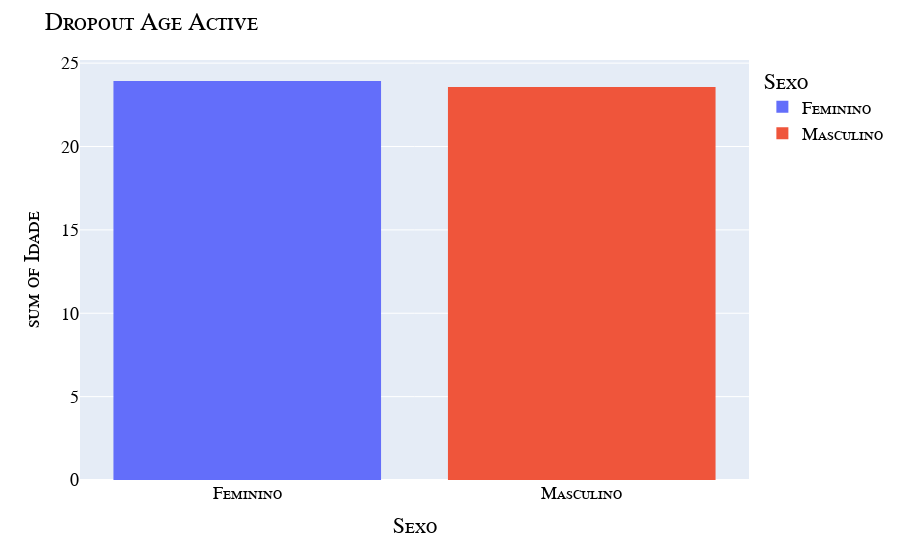
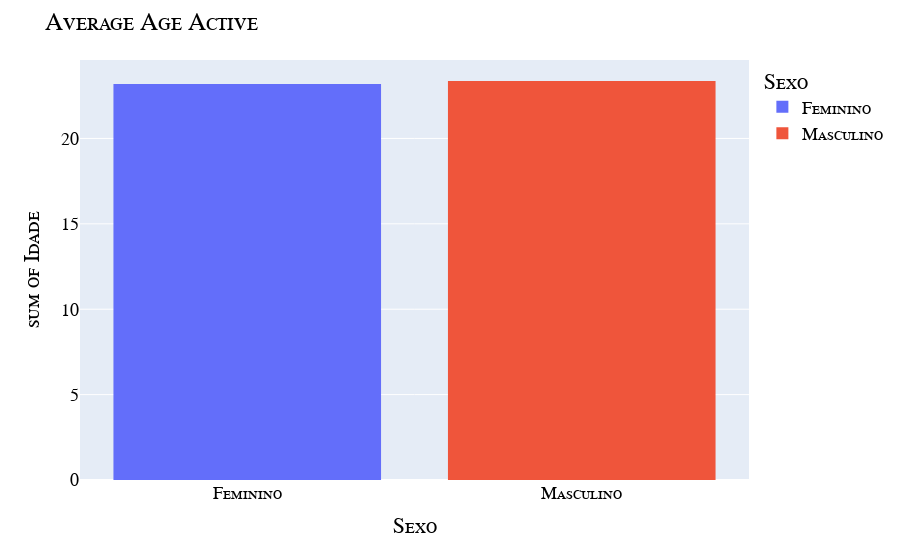

The notebook cell saved with these charts, in order:
### Markdown cell above
## Age distribution per sex

### Code cell
x = active.groupby("Sexo").mean("Idade").reset_index()
y = dropout.groupby("Sexo").mean("Idade").reset_index()
fig = px.histogram(y, y='Idade', x='Sexo', color='Sexo').update_layout(title={"text": "Dropout Age Active"}, font=my_font).show()
fig = px.histogram(x, y='Idade', x='Sexo', color='Sexo').update_layout(title={"text": "Average Age Active"}, font=my_font).show()

### Figure 1 — Plotly figure (JSON) as saved in the notebook; plotly's stock layout.template omitted (floating-point values rounded to 4 significant figures)
{"data": [{"bingroup": "x", "histfunc": "sum", "hovertemplate": "Sexo=%{x}<br>sum of Idade=%{y}<extra></extra>", "legendgroup": "Feminino", "marker": {"color": "#636efa", "pattern": {"shape": ""}}, "name": "Feminino", "orientation": "v", "showlegend": true, "type": "histogram", "x": ["Feminino"], "xaxis": "x", "y": [23.93], "yaxis": "y"}, {"bingroup": "x", "histfunc": "sum", "hovertemplate": "Sexo=%{x}<br>sum of Idade=%{y}<extra></extra>", "legendgroup": "Masculino", "marker": {"color": "#EF553B", "pattern": {"shape": ""}}, "name": "Masculino", "orientation": "v", "showlegend": true, "type": "histogram", "x": ["Masculino"], "xaxis": "x", "y": [23.57], "yaxis": "y"}], "layout": {"barmode": "relative", "font": {"color": "Black", "family": "Courier New, monospace", "size": 18, "variant": "small-caps"}, "legend": {"title": {"text": "Sexo"}, "tracegroupgap": 0}, "margin": {"t": 60}, "title": {"text": "Dropout Age Active"}, "xaxis": {"anchor": "y", "categoryarray": ["Feminino", "Masculino"], "categoryorder": "array", "domain": [0, 1], "title": {"text": "Sexo"}}, "yaxis": {"anchor": "x", "domain": [0, 1], "title": {"text": "sum of Idade"}}}}

### Figure 2 — Plotly figure (JSON) as saved in the notebook; plotly's stock layout.template omitted (floating-point values rounded to 4 significant figures)
{"data": [{"bingroup": "x", "histfunc": "sum", "hovertemplate": "Sexo=%{x}<br>sum of Idade=%{y}<extra></extra>", "legendgroup": "Feminino", "marker": {"color": "#636efa", "pattern": {"shape": ""}}, "name": "Feminino", "orientation": "v", "showlegend": true, "type": "histogram", "x": ["Feminino"], "xaxis": "x", "y": [23.18], "yaxis": "y"}, {"bingroup": "x", "histfunc": "sum", "hovertemplate": "Sexo=%{x}<br>sum of Idade=%{y}<extra></extra>", "legendgroup": "Masculino", "marker": {"color": "#EF553B", "pattern": {"shape": ""}}, "name": "Masculino", "orientation": "v", "showlegend": true, "type": "histogram", "x": ["Masculino"], "xaxis": "x", "y": [23.36], "yaxis": "y"}], "layout": {"barmode": "relative", "font": {"color": "Black", "family": "Courier New, monospace", "size": 18, "variant": "small-caps"}, "legend": {"title": {"text": "Sexo"}, "tracegroupgap": 0}, "margin": {"t": 60}, "title": {"text": "Average Age Active"}, "xaxis": {"anchor": "y", "categoryarray": ["Feminino", "Masculino"], "categoryorder": "array", "domain": [0, 1], "title": {"text": "Sexo"}}, "yaxis": {"anchor": "x", "domain": [0, 1], "title": {"text": "sum of Idade"}}}}
